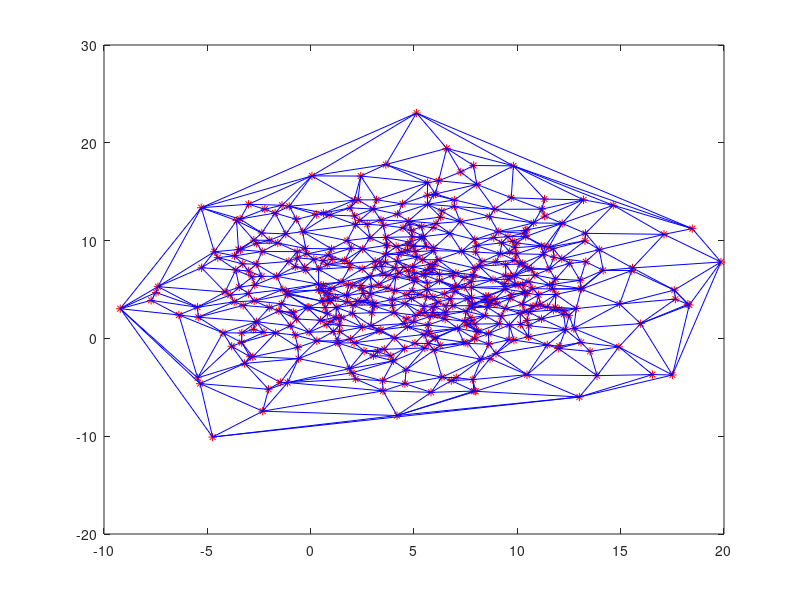

MATLAB code for this plot:
fileID = fopen('out2.txt');
p_num = fscanf(fileID, '%d', 1);
points = fscanf(fileID, '%f', [2 p_num]);
points = points';

edge_num = fscanf(fileID, '%d', 1);
edge = fscanf(fileID, '%f', [4 edge_num]);
edge = edge';
fclose(fileID);


hold on;
plot(points(:, 1), points(:, 2), 'r*');
for ii = 1 : size(edge, 1)
    plot([edge(ii, 1) edge(ii, 3)], [edge(ii, 2) edge(ii, 4)], 'b');
end
set(gca, 'box', 'on');
print(gcf, '-dpng', 'partition.png');

